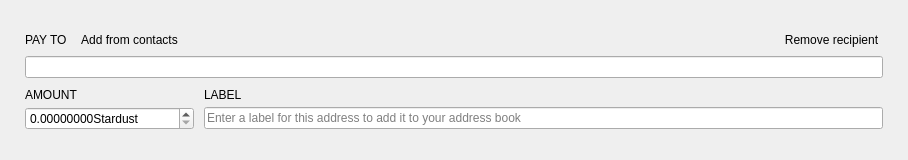
<?xml version="1.0" encoding="UTF-8"?>
<ui version="4.0">
 <class>TransferFrame</class>
 <widget class="QFrame" name="TransferFrame">
  <property name="geometry">
   <rect>
    <x>0</x>
    <y>0</y>
    <width>908</width>
    <height>160</height>
   </rect>
  </property>
  <property name="sizePolicy">
   <sizepolicy hsizetype="Preferred" vsizetype="Preferred">
    <horstretch>0</horstretch>
    <verstretch>150</verstretch>
   </sizepolicy>
  </property>
  <property name="minimumSize">
   <size>
    <width>0</width>
    <height>160</height>
   </size>
  </property>
  <property name="maximumSize">
   <size>
    <width>16777215</width>
    <height>160</height>
   </size>
  </property>
  <property name="windowTitle">
   <string>Frame</string>
  </property>
  <property name="styleSheet">
   <string notr="true"/>
  </property>
  <property name="frameShape">
   <enum>QFrame::NoFrame</enum>
  </property>
  <property name="frameShadow">
   <enum>QFrame::Plain</enum>
  </property>
  <layout class="QVBoxLayout" name="verticalLayout">
   <property name="spacing">
    <number>10</number>
   </property>
   <property name="leftMargin">
    <number>25</number>
   </property>
   <property name="rightMargin">
    <number>25</number>
   </property>
   <item>
    <spacer name="verticalSpacer_2">
     <property name="orientation">
      <enum>Qt::Vertical</enum>
     </property>
     <property name="sizeHint" stdset="0">
      <size>
       <width>20</width>
       <height>40</height>
      </size>
     </property>
    </spacer>
   </item>
   <item>
    <layout class="QGridLayout" name="gridLayout">
     <property name="verticalSpacing">
      <number>5</number>
     </property>
     <item row="0" column="0">
      <widget class="WalletGui::WalletNormalGrayTextLabel" name="m_payToTextLabel">
       <property name="sizePolicy">
        <sizepolicy hsizetype="Minimum" vsizetype="Minimum">
         <horstretch>0</horstretch>
         <verstretch>0</verstretch>
        </sizepolicy>
       </property>
       <property name="text">
        <string>PAY TO</string>
       </property>
       <property name="alignment">
        <set>Qt::AlignLeading|Qt::AlignLeft|Qt::AlignVCenter</set>
       </property>
       <property name="margin">
        <number>0</number>
       </property>
       <property name="indent">
        <number>0</number>
       </property>
      </widget>
     </item>
     <item row="0" column="1">
      <widget class="WalletGui::WalletTinyLinkLikeButton" name="m_addressBookButton">
       <property name="sizePolicy">
        <sizepolicy hsizetype="Preferred" vsizetype="Minimum">
         <horstretch>0</horstretch>
         <verstretch>0</verstretch>
        </sizepolicy>
       </property>
       <property name="cursor">
        <cursorShape>PointingHandCursor</cursorShape>
       </property>
       <property name="focusPolicy">
        <enum>Qt::NoFocus</enum>
       </property>
       <property name="layoutDirection">
        <enum>Qt::LeftToRight</enum>
       </property>
       <property name="text">
        <string>Add from contacts</string>
       </property>
       <property name="flat">
        <bool>true</bool>
       </property>
      </widget>
     </item>
     <item row="0" column="2">
      <spacer name="horizontalSpacer">
       <property name="orientation">
        <enum>Qt::Horizontal</enum>
       </property>
       <property name="sizeHint" stdset="0">
        <size>
         <width>318</width>
         <height>10</height>
        </size>
       </property>
      </spacer>
     </item>
     <item row="0" column="3" alignment="Qt::AlignBottom">
      <widget class="WalletGui::WalletTinyLinkLikeButton" name="m_removeButton">
       <property name="sizePolicy">
        <sizepolicy hsizetype="Preferred" vsizetype="Minimum">
         <horstretch>0</horstretch>
         <verstretch>0</verstretch>
        </sizepolicy>
       </property>
       <property name="cursor">
        <cursorShape>PointingHandCursor</cursorShape>
       </property>
       <property name="focusPolicy">
        <enum>Qt::NoFocus</enum>
       </property>
       <property name="text">
        <string>Remove recipient</string>
       </property>
       <property name="flat">
        <bool>true</bool>
       </property>
      </widget>
     </item>
     <item row="1" column="0" colspan="4">
      <widget class="WalletGui::ClearableLineEdit" name="m_sendAddressEdit">
       <property name="styleSheet">
        <string notr="true">[errorState=&quot;true&quot;] {
  border-color: #ef3131;
}</string>
       </property>
      </widget>
     </item>
    </layout>
   </item>
   <item>
    <layout class="QGridLayout" name="gridLayout_2">
     <property name="verticalSpacing">
      <number>5</number>
     </property>
     <item row="0" column="0">
      <widget class="WalletGui::WalletNormalGrayTextLabel" name="m_amountTextLabel">
       <property name="text">
        <string>AMOUNT</string>
       </property>
       <property name="alignment">
        <set>Qt::AlignBottom|Qt::AlignLeading|Qt::AlignLeft</set>
       </property>
       <property name="indent">
        <number>0</number>
       </property>
      </widget>
     </item>
     <item row="0" column="1">
      <widget class="WalletGui::WalletNormalGrayTextLabel" name="m_labelTextLabel">
       <property name="text">
        <string>LABEL</string>
       </property>
       <property name="alignment">
        <set>Qt::AlignBottom|Qt::AlignLeading|Qt::AlignLeft</set>
       </property>
       <property name="indent">
        <number>0</number>
       </property>
      </widget>
     </item>
     <item row="1" column="0">
      <widget class="QDoubleSpinBox" name="m_sendAmountSpin">
       <property name="focusPolicy">
        <enum>Qt::ClickFocus</enum>
       </property>
       <property name="layoutDirection">
        <enum>Qt::LeftToRight</enum>
       </property>
       <property name="styleSheet">
        <string notr="true">[errorState=&quot;true&quot;] {
  border-color: #ef3131;
}</string>
       </property>
       <property name="buttonSymbols">
        <enum>QAbstractSpinBox::UpDownArrows</enum>
       </property>
       <property name="suffix">
        <string notr="true">Stardust</string>
       </property>
       <property name="decimals">
        <number>8</number>
       </property>
       <property name="maximum">
        <double>1000000000000.000000000000000</double>
       </property>
      </widget>
     </item>
     <item row="1" column="1">
      <widget class="WalletGui::ClearableLineEdit" name="m_sendLabelEdit">
       <property name="styleSheet">
        <string notr="true">[errorState=&quot;true&quot;] {
  border-color: #ef3131;
}</string>
       </property>
       <property name="placeholderText">
        <string>Enter a label for this address to add it to your address book</string>
       </property>
      </widget>
     </item>
    </layout>
   </item>
   <item>
    <spacer name="verticalSpacer">
     <property name="orientation">
      <enum>Qt::Vertical</enum>
     </property>
     <property name="sizeHint" stdset="0">
      <size>
       <width>20</width>
       <height>40</height>
      </size>
     </property>
    </spacer>
   </item>
  </layout>
 </widget>
 <customwidgets>
  <customwidget>
   <class>WalletGui::WalletNormalGrayTextLabel</class>
   <extends>QLabel</extends>
   <header>Gui/Common/WalletTextLabel.h</header>
  </customwidget>
  <customwidget>
   <class>WalletGui::WalletTinyLinkLikeButton</class>
   <extends>QPushButton</extends>
   <header>Gui/Common/WalletLinkLikeButton.h</header>
  </customwidget>
  <customwidget>
   <class>WalletGui::ClearableLineEdit</class>
   <extends>QLineEdit</extends>
   <header>Gui/Common/ClearableLineEdit.h</header>
  </customwidget>
 </customwidgets>
 <tabstops>
  <tabstop>m_sendAddressEdit</tabstop>
  <tabstop>m_sendAmountSpin</tabstop>
  <tabstop>m_sendLabelEdit</tabstop>
  <tabstop>m_addressBookButton</tabstop>
  <tabstop>m_removeButton</tabstop>
 </tabstops>
 <resources/>
 <connections>
  <connection>
   <sender>m_removeButton</sender>
   <signal>clicked()</signal>
   <receiver>TransferFrame</receiver>
   <slot>deleteLater()</slot>
   <hints>
    <hint type="sourcelabel">
     <x>797</x>
     <y>41</y>
    </hint>
    <hint type="destinationlabel">
     <x>445</x>
     <y>79</y>
    </hint>
   </hints>
  </connection>
  <connection>
   <sender>m_addressBookButton</sender>
   <signal>clicked()</signal>
   <receiver>TransferFrame</receiver>
   <slot>addressBookClicked()</slot>
   <hints>
    <hint type="sourcelabel">
     <x>136</x>
     <y>41</y>
    </hint>
    <hint type="destinationlabel">
     <x>445</x>
     <y>79</y>
    </hint>
   </hints>
  </connection>
  <connection>
   <sender>m_sendAddressEdit</sender>
   <signal>textChanged(QString)</signal>
   <receiver>TransferFrame</receiver>
   <slot>labelOrAddressChanged(QString)</slot>
   <hints>
    <hint type="sourcelabel">
     <x>445</x>
     <y>56</y>
    </hint>
    <hint type="destinationlabel">
     <x>445</x>
     <y>79</y>
    </hint>
   </hints>
  </connection>
  <connection>
   <sender>m_sendLabelEdit</sender>
   <signal>textChanged(QString)</signal>
   <receiver>TransferFrame</receiver>
   <slot>labelOrAddressChanged(QString)</slot>
   <hints>
    <hint type="sourcelabel">
     <x>582</x>
     <y>128</y>
    </hint>
    <hint type="destinationlabel">
     <x>445</x>
     <y>79</y>
    </hint>
   </hints>
  </connection>
  <connection>
   <sender>m_sendAmountSpin</sender>
   <signal>valueChanged(QString)</signal>
   <receiver>TransferFrame</receiver>
   <slot>amountStringChanged(QString)</slot>
   <hints>
    <hint type="sourcelabel">
     <x>124</x>
     <y>124</y>
    </hint>
    <hint type="destinationlabel">
     <x>453</x>
     <y>79</y>
    </hint>
   </hints>
  </connection>
  <connection>
   <sender>m_sendAddressEdit</sender>
   <signal>textChanged(QString)</signal>
   <receiver>TransferFrame</receiver>
   <slot>addressChanged(QString)</slot>
   <hints>
    <hint type="sourcelabel">
     <x>453</x>
     <y>69</y>
    </hint>
    <hint type="destinationlabel">
     <x>453</x>
     <y>79</y>
    </hint>
   </hints>
  </connection>
 </connections>
 <slots>
  <slot>addressBookClicked()</slot>
  <slot>pasteClicked()</slot>
  <slot>labelOrAddressChanged(QString)</slot>
  <slot>addressChanged(QString)</slot>
  <slot>amountStringChanged(QString)</slot>
 </slots>
</ui>
